Frame 1 (no input): blank canvas, image omitted
Frame 60 (the mouse pressed at the canvas centre just before this capture): blank canvas, image omitted
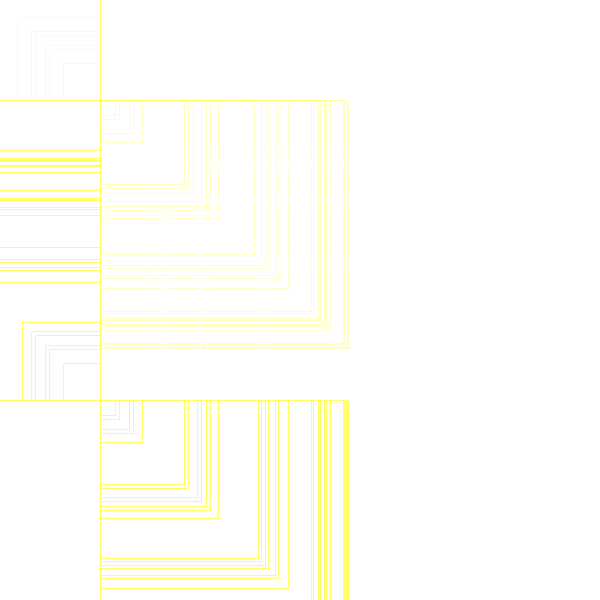
Frame 120 (the mouse held since frame 60 and released just before this capture)

The Processing sketch whose frames 1 and 60 were blank and that drew this single picture after the mouse press (run headless with seeded random() and noise(); from frame 60 on, the mouse is pressed at the canvas centre):

// Processing sketch: processing_156754
// ── processing_156754.pde

float a=500;

void setup(){
   
size(600,600);
background(255);
 
}
 
void draw () {
 //left and right "array"?
  for(int y=100; y<500;y= y+height/2){
 for(int x=100; x<500;x= x+width/2){
 
   //mouse press to initiate action
 if (mousePressed == true) {
          
           float sinOfTime = sin( millis() * 0.020 );
           float sinMappedX = map( sinOfTime, 0, -2.0, 0, a);
           float sinMappedY = map( sinOfTime, 0, 2.0, 0, -a);
           
           stroke(mouseX,mouseY,x,y);
     rect(x,y,sinMappedX,sinMappedY);
       }else {
      
     noFill();
  smooth();
  stroke(255);
   rect(width,height,width,height);
       }
}
}
}
